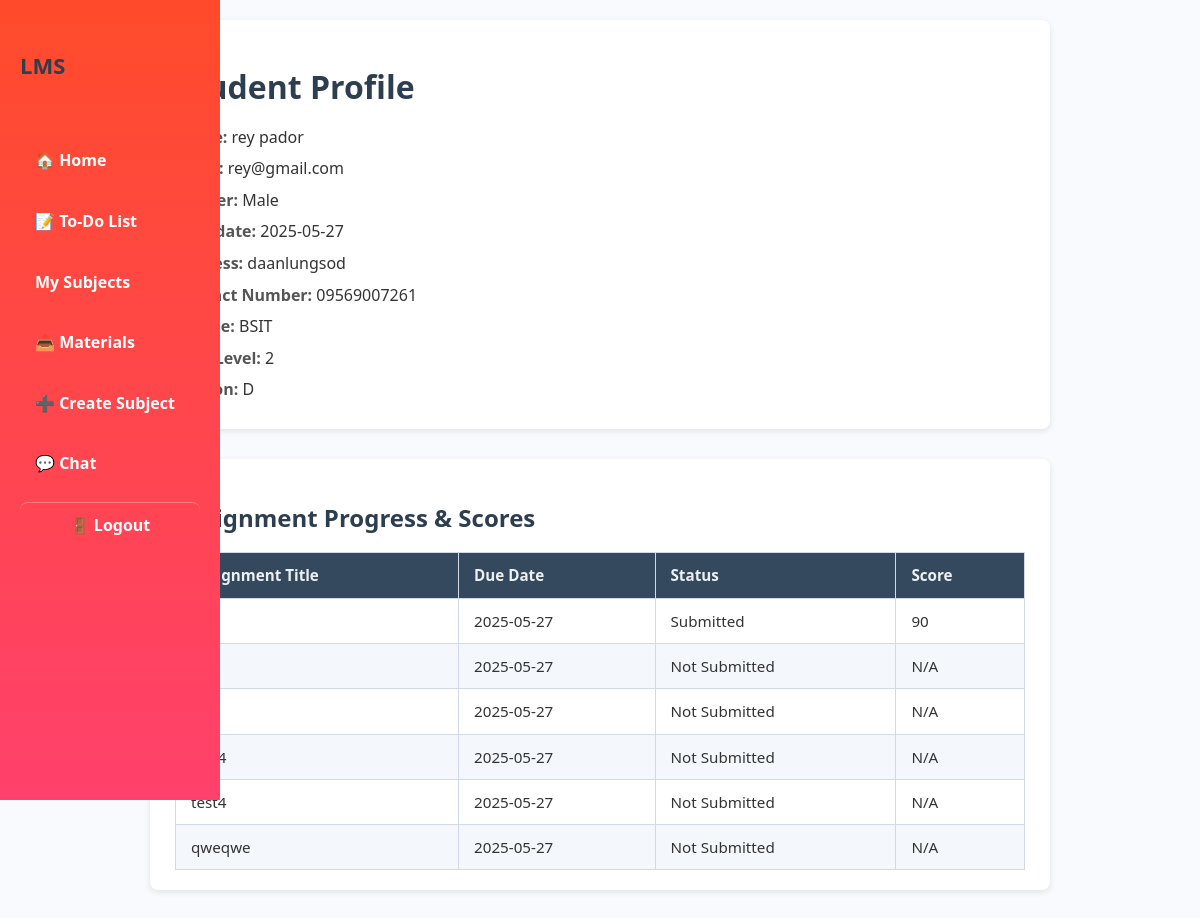
The app's page /student.php?id=5 (signed in) with its own data.
### tables this page shows
CREATE TABLE `students` (
  `student_id` int(11) NOT NULL,
  `user_id` int(11) DEFAULT NULL,
  `first_name` varchar(50) DEFAULT NULL,
  `last_name` varchar(50) DEFAULT NULL,
  `gender` enum('Male','Female','Other') DEFAULT NULL,
  `birthdate` date DEFAULT NULL,
  `address` text DEFAULT NULL,
  `contact_number` varchar(20) DEFAULT NULL,
  `course` varchar(100) DEFAULT NULL,
  `year_level` int(11) DEFAULT NULL,
  `section` varchar(20) DEFAULT NULL,
  `created_at` timestamp NOT NULL DEFAULT current_timestamp()
);

CREATE TABLE `users` (
  `id` int(11) NOT NULL,
  `username` varchar(50) NOT NULL,
  `email` varchar(100) NOT NULL,
  `password` varchar(255) NOT NULL,
  `role` enum('student','teacher') DEFAULT NULL,
  `created_at` timestamp NOT NULL DEFAULT current_timestamp(),
  `last_activity` timestamp NULL DEFAULT NULL
);

CREATE TABLE `assignments` (
  `id` int(11) NOT NULL,
  `subject_id` int(11) NOT NULL,
  `title` varchar(255) NOT NULL,
  `description` text DEFAULT NULL,
  `due_date` date DEFAULT NULL,
  `created_at` timestamp NOT NULL DEFAULT current_timestamp(),
  `file_path` varchar(255) NOT NULL,
  `instructions` text DEFAULT NULL
);

### student.php (the view, shortened to what this page needs)
<?php
require 'db.php';
$user_role = $_SESSION['user']['role'];
$studentId = isset($_GET['id']) ? intval($_GET['id']) : 0;
$stmt = $conn->prepare("SELECT s.*, u.email FROM students s LEFT JOIN users u ON s.user_id = u.id WHERE s.student_id = ?");
$stmt->execute([$studentId]);
$student = $stmt->fetch();
$stmt = $conn->prepare("
    SELECT a.id, a.title, a.due_date,
           COALESCE(asub.score, 'N/A') AS score,
           CASE
               WHEN asub.assignment_id IS NULL THEN 'Not Submitted'
               ELSE 'Submitted'
           END AS status
    FROM assignments a
    LEFT JOIN assignment_submissions asub ON a.id = asub.assignment_id AND asub.student_id = ?
    ORDER BY a.due_date ASC
");
$stmt->execute([$studentId]);
$assignments = $stmt->fetchAll();
?>
<!DOCTYPE html>
<html lang="en">
<head>
    <link rel="stylesheet" href="./styles/student.css">
</head>
<body>
    <div class="sidebar">
        <h2>LMS</h2>
        <ul>
            <?php if ($user_role === 'teacher'): ?>
                <li><a href="teacher_dashboard.php">🏠 Home</a></li>
                <li><a href="todo.php">📝 To-Do List</a></li>
                <li><a href="subjects.php">My Subjects</a></li>
                <li><a href="materials.php">📤 Materials</a></li>
                <li><a href="create_subject.php">➕ Create Subject</a></li>
                <li><a href="chat.php">💬 Chat</a></li>
            <?php endif; ?>
            <li><a href="logout.php" class="logout-link">🚪 Logout</a></li>
        </ul>
    </div>
    <div class="profile-section">
        <h1>Student Profile</h1>
        <p><strong>Name:</strong> <?= htmlspecialchars($student['first_name'] . ' ' . $student['last_name']) ?></p>
        <p><strong>Email:</strong> <?= htmlspecialchars($student['email']) ?></p>
        <p><strong>Gender:</strong> <?= htmlspecialchars($student['gender']) ?></p>
        <p><strong>Birthdate:</strong> <?= htmlspecialchars($student['birthdate']) ?></p>
        <p><strong>Address:</strong> <?= nl2br(htmlspecialchars($student['address'])) ?></p>
        <p><strong>Contact Number:</strong> <?= htmlspecialchars($student['contact_number']) ?></p>
        <p><strong>Course:</strong> <?= htmlspecialchars($student['course']) ?></p>
        <p><strong>Year Level:</strong> <?= htmlspecialchars($student['year_level']) ?></p>
        <p><strong>Section:</strong> <?= htmlspecialchars($student['section']) ?></p>
    </div>
    <div class="assignments-section">
        <h2>Assignment Progress & Scores</h2>
        <?php if (count($assignments) === 0): ?>
            <p>No assignments found.</p>
        <?php else: ?>
            <table>
                <thead>
                    <tr>
                        <th>Assignment Title</th>
                        <th>Due Date</th>
                        <th>Status</th>
                        <th>Score</th>
                    </tr>
                </thead>
                <tbody>
                    <?php foreach ($assignments as $a): ?>
                        <tr>
                            <td><?= htmlspecialchars($a['title']) ?></td>
                            <td><?= htmlspecialchars($a['due_date']) ?></td>
                            <td><?= htmlspecialchars($a['status']) ?></td>
                            <td><?= is_numeric($a['score']) ? htmlspecialchars($a['score']) : htmlspecialchars($a['score']) ?>
                            </td>
                        </tr>
                    <?php endforeach; ?>
                </tbody>
            </table>
        <?php endif; ?>
    </div>
</body>
</html>

### styles/student.css (style rules this page uses)
* { box-sizing: border-box; }
body { font-family: 'Segoe UI', Tahoma, Geneva, Verdana, sans-serif; background-color: #f9fafd; margin: 20px auto; max-width: 900px; color: #333; line-height: 1.6; }
h1, h2 { color: #2c3e50; margin-bottom: 12px; }
.profile-section, .assignments-section { background: #fff; padding: 20px 25px; margin-bottom: 30px; border-radius: 8px; box-shadow: 0 2px 6px rgba(0,0,0,0.1); }
p { margin: 6px 0; font-size: 1rem; }
p strong { color: #555; }
table { width: 100%; border-collapse: collapse; margin-top: 15px; font-size: 0.95rem; }
th, td { border: 1px solid #d1d9e6; padding: 10px 15px; text-align: left; }
th { background-color: #34495e; color: #ecf0f1; font-weight: 600; }
tbody tr:nth-child(even) { background-color: #f4f7fc; }
.sidebar { width: 220px; background: linear-gradient(to bottom, #FF4B2B, #FF416C); color: white; padding: 30px 20px; height: 100vh; position: fixed; left: 0; top: 0; display: flex; flex-direction: column; box-sizing: border-box; transition: transform 0.3s ease-in-out; z-index: 1000; }
.sidebar h2 { font-size: 22px; margin-bottom: 40px; }
.sidebar ul { list-style: none; padding: 0; margin: 0; flex-grow: 1; }
.sidebar ul li { margin: 15px 0; }
.sidebar ul li a { color: white; text-decoration: none; font-weight: bold; font-size: 16px; display: block; padding: 10px 15px; border-radius: 8px; transition: background 0.3s, padding-left 0.3s; }
.logout-link { color: #fff; border-top: 1px solid rgba(255, 255, 255, 0.3); padding-top: 20px; font-weight: bold; display: block; text-align: center; border-radius: 8px; transition: background-color 0.3s; }

### records on screen
students: first_name+last_name "rey pador", user.email "rey@gmail.com", gender "Male", birthdate "2025-05-27", address "daanlungsod", contact_number "09569007261", course "BSIT", year_level "2", section "D"
assignments: due_date "2025-05-27", status "Submitted", score "90"
assignments: due_date "2025-05-27", status "Not Submitted", score "N/A"
assignments: due_date "2025-05-27", status "Not Submitted", score "N/A"
assignments: title "test4", due_date "2025-05-27", status "Not Submitted", score "N/A"
assignments: title "test4", due_date "2025-05-27", status "Not Submitted", score "N/A"
assignments: title "qweqwe", due_date "2025-05-27", status "Not Submitted", score "N/A"
